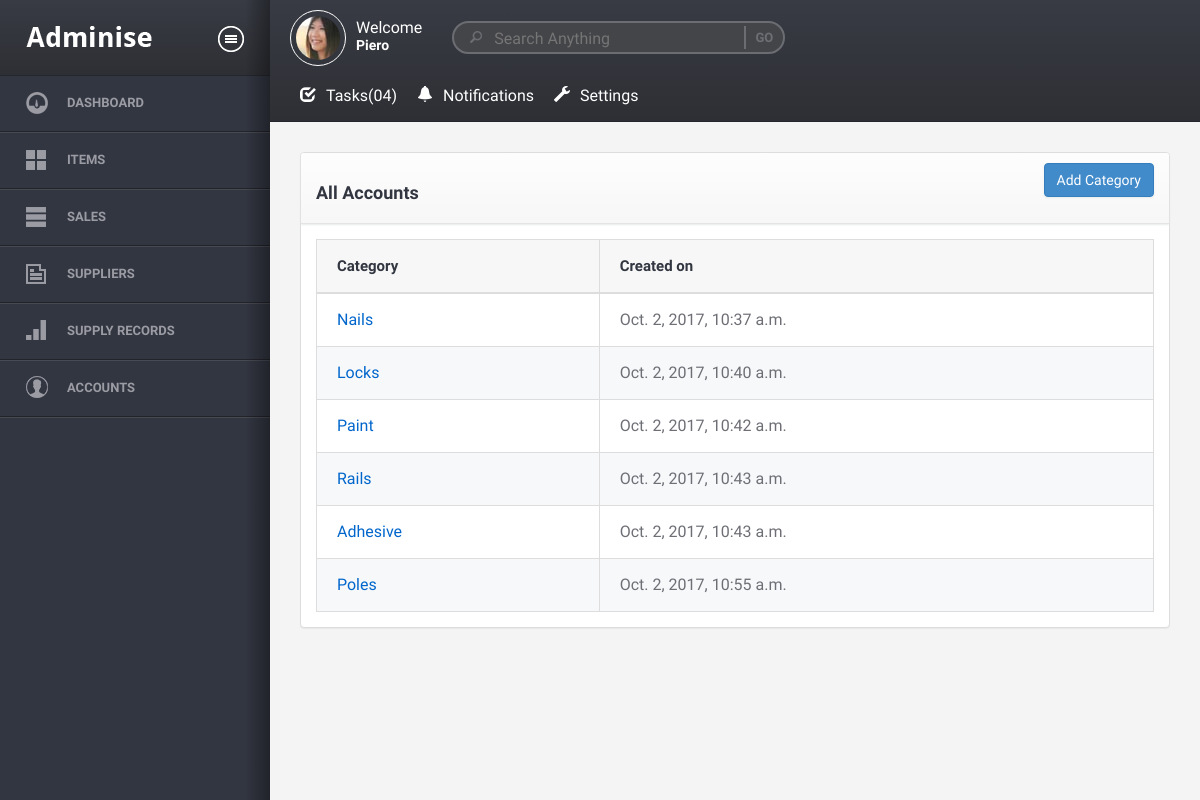
/item-categories/ (signed in), run on the app's committed database.
### inventory/models.py (models this page shows, shortened)
class Item_categorie(models.Model):
	category_name = models.CharField(max_length=200)
	created_on = models.DateTimeField(auto_now_add=True)

### inventory/views.py (the view)
# urls.py: url(r'^item-categories/$', views.item_categories, name='item_categories'),
@login_required(login_url='login')
def item_categories(request):
	categories = Item_categorie.objects.all()
	context = {
		'categories' : categories,
	}
	return render(request, 'inventory/item-categories.html', context)

### inventory/templates/inventory/item-categories.html (shortened to what this page needs)
{% extends "base.html" %}
{% block content %}
	<div class="row">
		<div class="col-md-12">
			<div class="panel panel-default">
				<div class="panel-heading">
					<a data-toggle="modal" href="#myModal" class="btn btn-primary pull-right">Add Category</a>
					<h3>All Accounts</h3>
				</div>
				<div class="panel-body">
					<table class="table table-bordered table-responsive">
						<thead>
							<th>Category</th>
							<th>Created on</th>
						</thead>
						<tbody>
							{% for category in categories %}
							<tr>
								<td><a href="{% url 'inventory:category_detail' category.pk %}">{{ category.category_name }}</a></td>
								<td>{{ category.created_on }}</td>
							</tr>
							{% empty %}
							<tr>
								<td colspan="4"><h3>No categories registered yet</h3></td>
							</tr>
							{% endfor %}
						</tbody>
					</table>
				</div>
			</div>
		</div>
	</div>
{% endblock %}

### templates/base.html (shortened to what this page needs)
{% load staticfiles %}
<!DOCTYPE HTML>
<html>
<head>
<link href="{% static 'assets/css/style.css' %}" rel="stylesheet" media="screen" />
<link href="{% static 'assets/css/bootstrap.css' %}" rel="stylesheet" media="screen" />
<link href="{% static 'assets/css/custom.css' %}" rel="stylesheet" media="screen" />
</head>
<body>
<div class="wrapper">
    <div class="structure-row">
        {% include "sidebar.html" %}
        <div class="right-sec">
            {% include "topbar.html" %}
            <div class="content-section">
                <div class="container-liquid">
                    {% block content %}
                    {% endblock %}
                </div>
            </div>
        </div>
    </div>
</div>
</body>
</html>

### templates/sidebar.html (shortened to what this page needs)
{% load static %}
<aside class="sidebar">
    <div class="sidebar-in">
        <header>
            <div class="logo">
                <a href="dashboard1.html"><img src="{% static 'assets/images/logo.png' %}" alt="Adminise" /></a>
            </div>
            <a href="#" class="togglemenu">&nbsp;</a>
        </header>
        <nav class="navigation">
            <ul class="navi-acc" id="nav2">
                <li>
                <a href="{% url 'inventory:dashboard' %}" class="dashboard">Dashboard</a>
                </li>
                <li>
                    <a href="{% url 'inventory:item_categories' %}" class="layouts">Items</a>
                </li>
                <li>
                <a href="#ui-elements" class="ui-elements">Sales</a>
            </li>
                <li>
                    <a href="{% url 'inventory:suppliers' %}" class="pages">Suppliers</a>
                </li>
                <li>
                <a href="#" class="charts">Supply Records</a>
                <li>
                    <a href="{% url 'authentication:accounts' %}" class="loginoptions">Accounts</a>
                </li>
            </ul>
        </nav>
        <span class="shadows"></span>
    </div>
</aside>

### templates/topbar.html (shortened to what this page needs)
{% load static %}
<header>
    <div class="user">
        <figure>
            <a href="#"><img src="{% static 'assets/images/avatar1.jpg' %}" alt="Adminise" /></a>
        </figure>
        <div class="welcome">
            <p>Welcome</p>
            <h5><a href="#">{{ user.username }}</a></h5>
        </div>
    </div>
    <div class="search-box">
        <input type="text" placeholder="Search Anything" />
        <input type="submit" value="go" />
    </div>
    <nav class="topnav">
        <ul id="nav1">
            <li class="tasks">
                <a href="#"><i class="glyphicon glyphicon-check"></i>Tasks<span>(04)</span></a>
            </li>
            <li class="notifi">
                <a href="#"><i class="glyphicon glyphicon-bell"></i>Notifications</a>
            </li>
            <li class="settings">
                <a href="#"><i class="glyphicon glyphicon-wrench"></i>Settings</a>
            </li>
        </ul>
    </nav>
    <div class="clearfix"></div>
</header>

### static/assets/css/custom.css (style rules this page uses)
body { font-size: 16px; }
a { color: #06c; }

### data on the page
Item_categorie: category_name "Nails", created_on "Oct. 2, 2017, 10:37 a.m."
Item_categorie: category_name "Locks", created_on "Oct. 2, 2017, 10:40 a.m."
Item_categorie: category_name "Paint", created_on "Oct. 2, 2017, 10:42 a.m."
Item_categorie: category_name "Rails", created_on "Oct. 2, 2017, 10:43 a.m."
Item_categorie: category_name "Adhesive", created_on "Oct. 2, 2017, 10:43 a.m."
Item_categorie: category_name "Poles", created_on "Oct. 2, 2017, 10:55 a.m."

### other printed values
{{ user.username }} "Piero"
